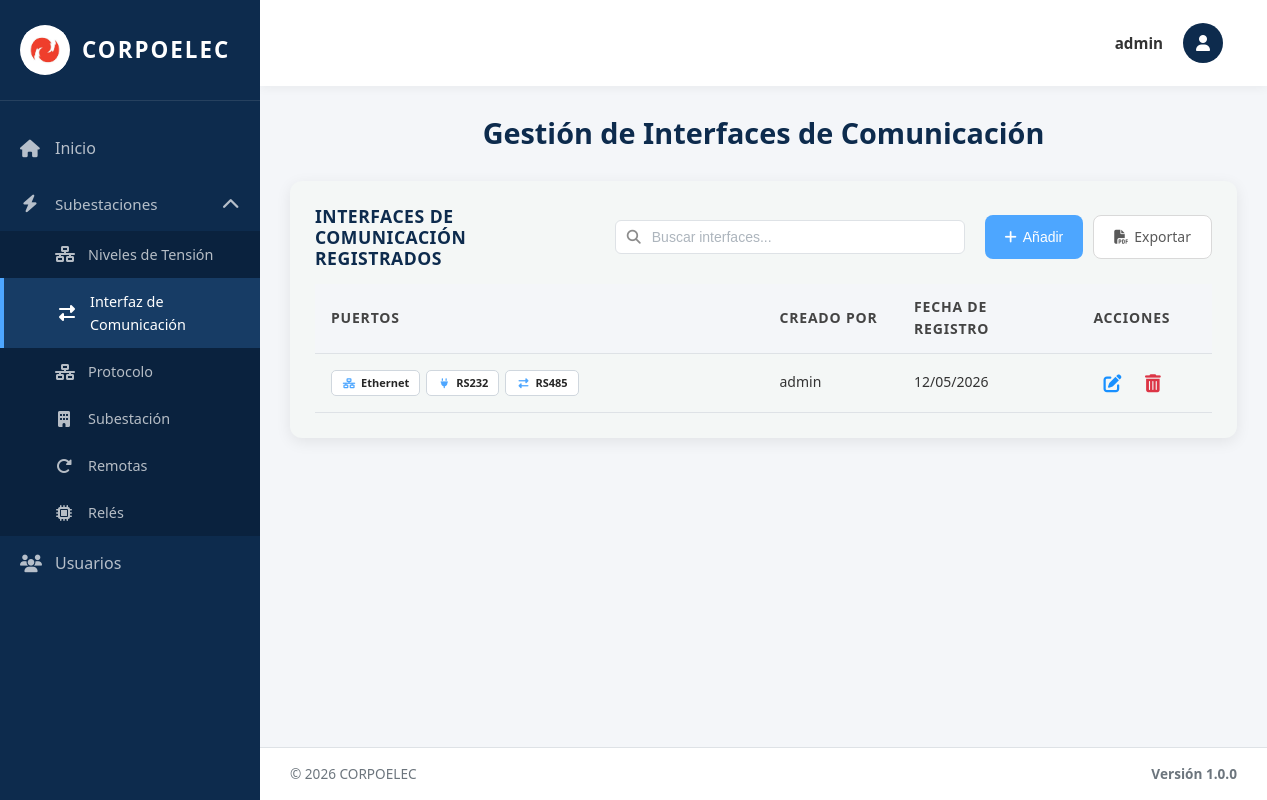
/interfaces/ (signed in), run on an earlier commit of the app's database.
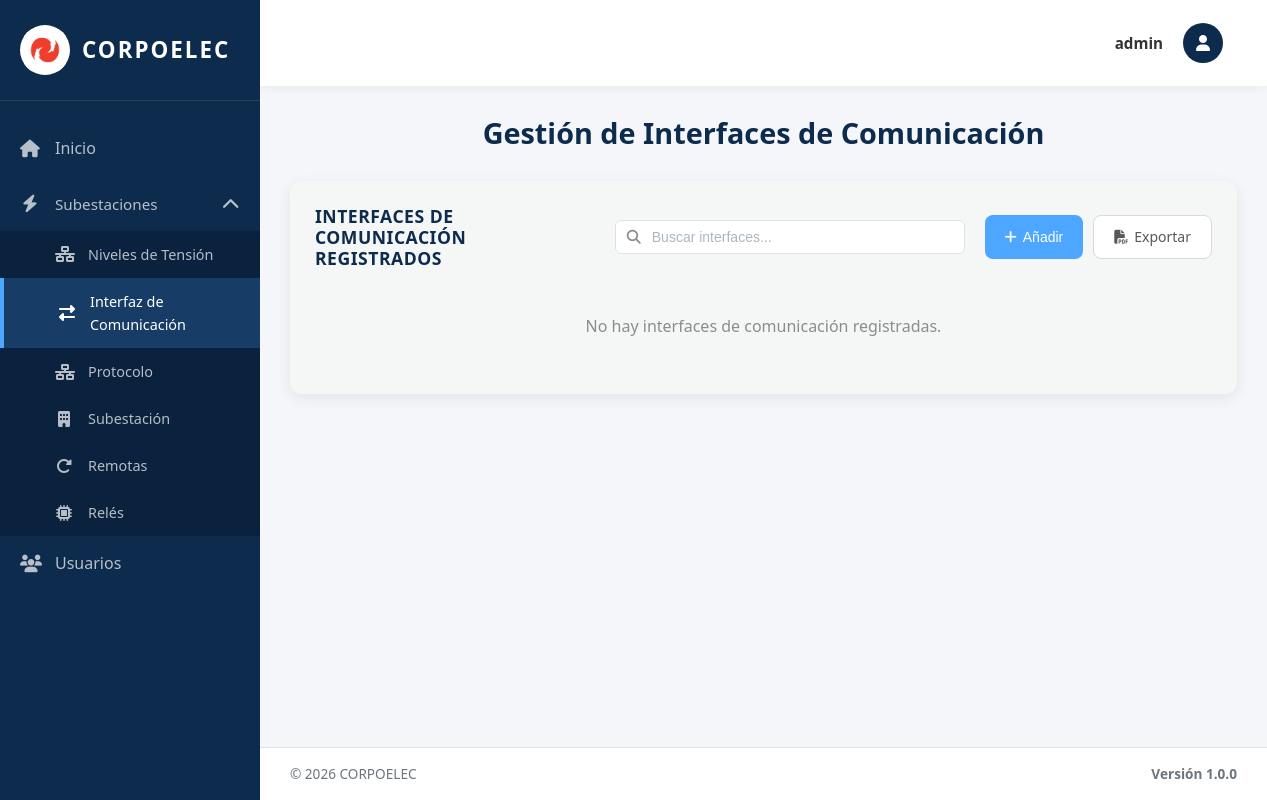
And on a later commit of the database.
### equipos/models.py (models this page shows, shortened)
class PuertoComunicacion(models.Model):
    TIPO_CHOICES = [
        ('ETH', 'Ethernet'),
        ('RS232', 'RS232'),
        ('RS485', 'RS485'),
        ('USB', 'USB'),
        ('FIBRA', 'Fibra Óptica'),
    ]
    Id_Puerto = models.AutoField(primary_key=True)  # Identificador único
    Id_Interfaz = models.ForeignKey(InterfazDeComunicacion, on_delete=models.SET_NULL, null=True, blank=True, related_name='puertos')  # Interface a la que pertenece - SET_NULL permite eliminar interfaz sin borrar puertos
    Tipo = models.CharField(max_length=10, choices=TIPO_CHOICES, default='ETH', verbose_name='Tipo de Puerto')  # Tipo de puerto (enumerado)
    Estado = models.CharField(max_length=50, default='Activo', verbose_name='Estado')  # Estado operativo
    Fecha_Reg = models.DateField(auto_now_add=True)  # Fecha de registro automática
    creado_por = models.ForeignKey(User, on_delete=models.SET_NULL, null=True, blank=True, related_name='puertos_creados')  # Usuario que creó el registro
    class Meta:
        verbose_name = 'Puerto de Comunicación'
        verbose_name_plural = 'Puertos de Comunicación'
        ordering = ['Id_Puerto']  # Orden por ID ascendente

class InterfazDeComunicacion(models.Model):
    TIPO_INTERFAZ_CHOICES = [
        ('PUERTOS', 'Puertos de Comunicación'),
        ('PROTOCOLOS', 'Protocolos de Comunicación'),
    ]
    Id_Interfaz = models.AutoField(primary_key=True, serialize=False)  # Identificador único (PK)
    Puertos_C = models.IntegerField(default=0, verbose_name='Cantidad de Puertos')  # Contador de puertos
    Fecha_Reg = models.DateField(auto_now_add=True)  # Fecha de registro automática
    creado_por = models.ForeignKey(User, on_delete=models.SET_NULL, null=True, blank=True, related_name='interfaces_creadas')  # Usuario que creó el registro
    Tipo_Interfaz = models.CharField(max_length=20, choices=TIPO_INTERFAZ_CHOICES, default='PUERTOS', verbose_name='Tipo de Interfaz')  # Tipo de interfaz
    Activo = models.BooleanField(default=True, verbose_name='Activo')  # Para eliminación lógica
    objects = models.Manager()
    activos = models.Manager()  # Manager por defecto para filtrar activos
    class Meta:
        verbose_name = 'Interfaz de Comunicación'
        verbose_name_plural = 'Interfaces de Comunicación'
        ordering = ['Id_Interfaz']  # Orden por ID ascendente

### equipos/views.py (the view, shortened to what this page needs)
# urls.py: path('interfaces/', interfaces_view, name='interfaces'),
@login_required(login_url='/login/')
@no_cache
def interfaces_view(request):
    interfaces_list = InterfazDeComunicacion.objects.filter(Tipo_Interfaz='PUERTOS', Activo=True).prefetch_related('puertos').order_by('Id_Interfaz')
    paginator = Paginator(interfaces_list, 10)
    page_number = request.GET.get('page')
    page_obj = paginator.get_page(page_number)
    puertos_tipos = PuertoComunicacion.TIPO_CHOICES
    context = {
        'title': 'Interfaces',
        'page_obj': page_obj,
        'puertos_tipos': puertos_tipos,
        'is_admin': request.user.is_superuser
    }
    return render(request, 'interfaces.html', context)

### templates/interfaces.html (shortened to what this page needs)
{% extends 'base.html' %}
{% load static %}
{% block content %}
<div class="welcome-text">
  <h2>Gestión de Interfaces de Comunicación</h2>
</div>
<div class="table-section">
   <div class="table-header">
     <h3>INTERFACES DE COMUNICACIÓN REGISTRADOS</h3>
     <div class="search-container">
       <input type="text" class="search-input" id="searchInput" placeholder="Buscar interfaces..." onkeyup="filterTable()">
     </div>
     <div style="display: flex; gap: 10px;">
       <button class="btn btn-primary btn-add-top" onclick="abrirModal()">
         <i class="fas fa-plus"></i> Añadir
       </button>
        <a href="{% url 'exportar_interfaces_pdf' %}" class="btn btn-secondary btn-add-top" title="Exportar PDF">
          <i class="fas fa-file-pdf"></i> Exportar
        </a>
     </div>
   </div>
   {% if page_obj.paginator.count > 0 %}
   <table class="data-table">
      <thead>
          <tr>
            <th width="50%">Puertos</th>
            {% if is_admin %}<th width="15%">Creado Por</th>{% endif %}
            <th width="20%">Fecha de Registro</th>
            <th width="15%">Acciones</th>
          </tr>
      </thead>
      <tbody>
        {% for interfaz in page_obj %}
        <tr>
          <td>
            <div class="puertos-container">
            {% for puerto in interfaz.puertos.all %}
                <span class="puerto-badge">
                  <span class="puerto-icon">
                    {% if puerto.Tipo == 'ETH' %}<i class="fas fa-network-wired"></i>{% endif %}
                    {% if puerto.Tipo == 'RS232' %}<i class="fas fa-plug"></i>{% endif %}
                    {% if puerto.Tipo == 'RS485' %}<i class="fas fa-exchange-alt"></i>{% endif %}
                  </span>
                  <span class="puerto-text">{{ puerto.get_Tipo_display }}</span>
                </span>
            {% empty %}
                <span class="no-data">Sin puertos</span>
            {% endfor %}
            </div>
          </td>
          {% if is_admin %}<td>{{ interfaz.creado_por.username|default:"Sistema" }}</td>{% endif %}
          <td><span class="fecha-text">{{ interfaz.Fecha_Reg|date:"d/m/Y" }}</span></td>
          <td class="actions-cell">
           {% with puertos_list=interfaz.puertos.all %}
           <button type="button" class="btn-icon btn-edit" title="Editar" onclick="abrirModalEditar({{ interfaz.Id_Interfaz }}, '{% for p in puertos_list %}{{ p.Tipo }}{% if not forloop.last %},{% endif %}{% endfor %}')">
             <i class="fas fa-edit"></i>
           </button>
           {% endwith %}
           <form method="post" style="display: inline;" onsubmit="return confirmarEliminacion(this);">
             <button type="submit" class="btn-icon btn-delete" title="Eliminar">
               <i class="fas fa-trash-alt"></i>
             </button>
           </form>
         </td>
      </tr>
      {% endfor %}
      </tbody>
    </table>
     {% else %}
     <p class="no-data">No hay interfaces de comunicación registradas.</p>
     {% endif %}
   </div>
{% endblock %}

What changed in the data, as far as the page shows it:
removed InterfazDeComunicacion: creado_por.username "admin", Fecha_Reg "12/05/2026"
removed PuertoComunicacion: Tipo "Ethernet"
removed PuertoComunicacion: Tipo "RS232"
removed PuertoComunicacion: Tipo "RS485"
Also different on the page:
text no longer shown: "PUERTOS CREADO POR FECHA DE REGISTRO ACCIONES"
text now shown: "No hay interfaces de comunicación registradas."
